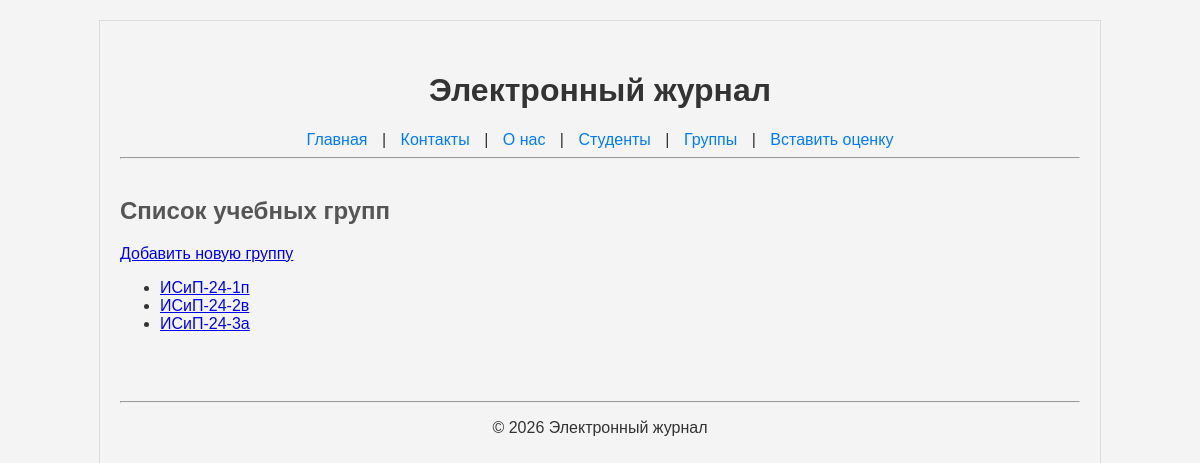
Page /groups/ on the earlier database version.
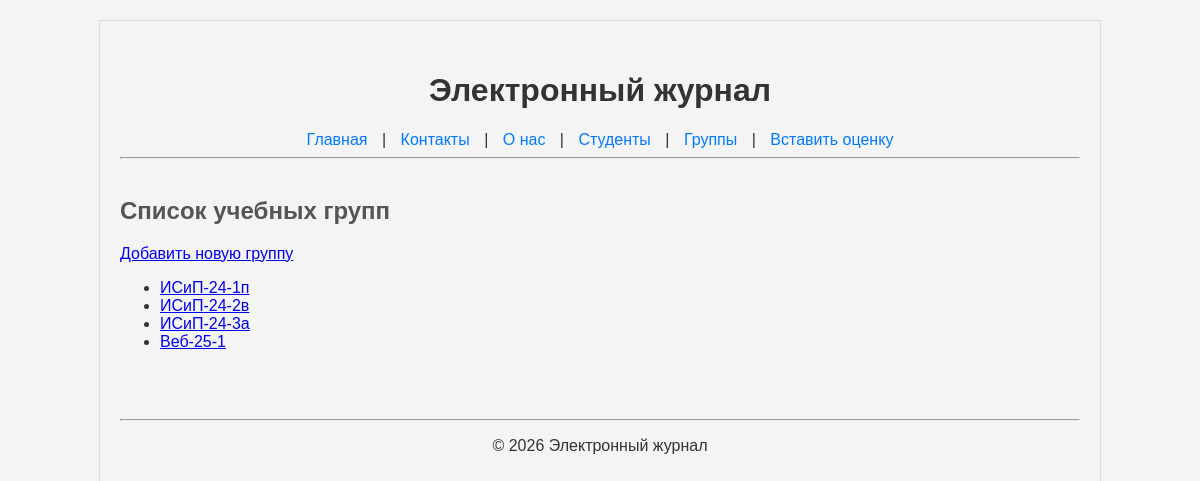
Same page on the later database version.
### journal/models.py (models this page shows)
class Group(models.Model):
    name = models.CharField(max_length=100)
    comment = models.TextField(blank=True, null=True)
    def __str__(self):
        return self.name

### journal/views.py (the view)
# urls.py: path('groups/', views.groups_view, name='groups'),
def groups_view(request):
   all_groups = Group.objects.all
   context = {
        'page_title': 'Список учебных групп',
        'groups_list': all_groups,
    }
   return render(request, 'journal/groups.html', context)

### journal/templates/journal/groups.html (shortened to what this page needs)
{% extends 'base.html' %}
{% block content %}
    <h2>{{ page_title }}</h2>
    <p><a href="{% url 'group_add' %}">Добавить новую группу</a></p>
    <ul>
        {% for group in groups_list %}
            <li><a href="{% url 'group_detail' group_id=group.id %}">{{ group }}</a></li>
        {% empty %}
            <li>Список групп пуст.</li>
        {% endfor %}
    </ul>
{% endblock %}

Differences in the rows shown:
added Group: name "Веб-25-1"
